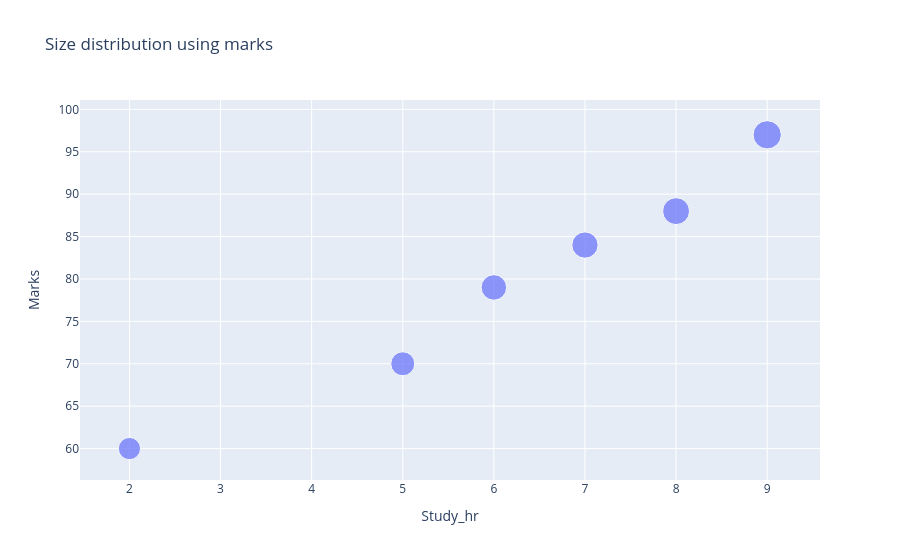

Write notebook code for a chart like this one.
### Markdown cell above
## Example 3: Scatter Plot with Size

### Code cell
fig=px.scatter(df,x='Study_hr',y='Marks',
               size='Marks',
               title='Size distribution using marks')
fig.show()

### Figure 1 — Plotly figure (JSON) as saved in the notebook; plotly's stock layout.template omitted (floating-point values rounded to 4 significant figures)
{"data": [{"hovertemplate": "Study_hr=%{x}<br>Marks=%{marker.size}<extra></extra>", "legendgroup": "", "marker": {"color": "#636efa", "size": [60, 70, 79, 84, 88, 97], "sizemode": "area", "sizeref": 0.2425, "symbol": "circle"}, "mode": "markers", "name": "", "orientation": "v", "showlegend": false, "type": "scatter", "x": [2, 5, 6, 7, 8, 9], "xaxis": "x", "y": [60, 70, 79, 84, 88, 97], "yaxis": "y"}], "layout": {"legend": {"itemsizing": "constant", "tracegroupgap": 0}, "title": {"text": "Size distribution using marks"}, "xaxis": {"anchor": "y", "domain": [0, 1], "title": {"text": "Study_hr"}}, "yaxis": {"anchor": "x", "domain": [0, 1], "title": {"text": "Marks"}}}}
